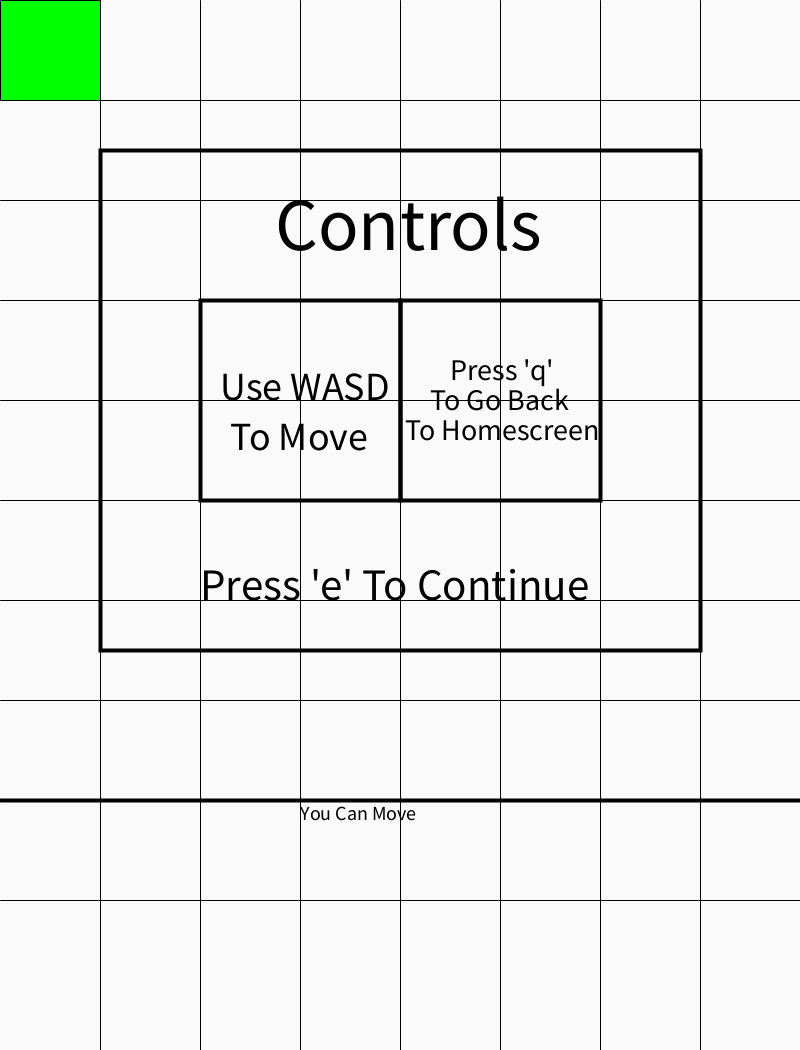
Frame 1 (no input)
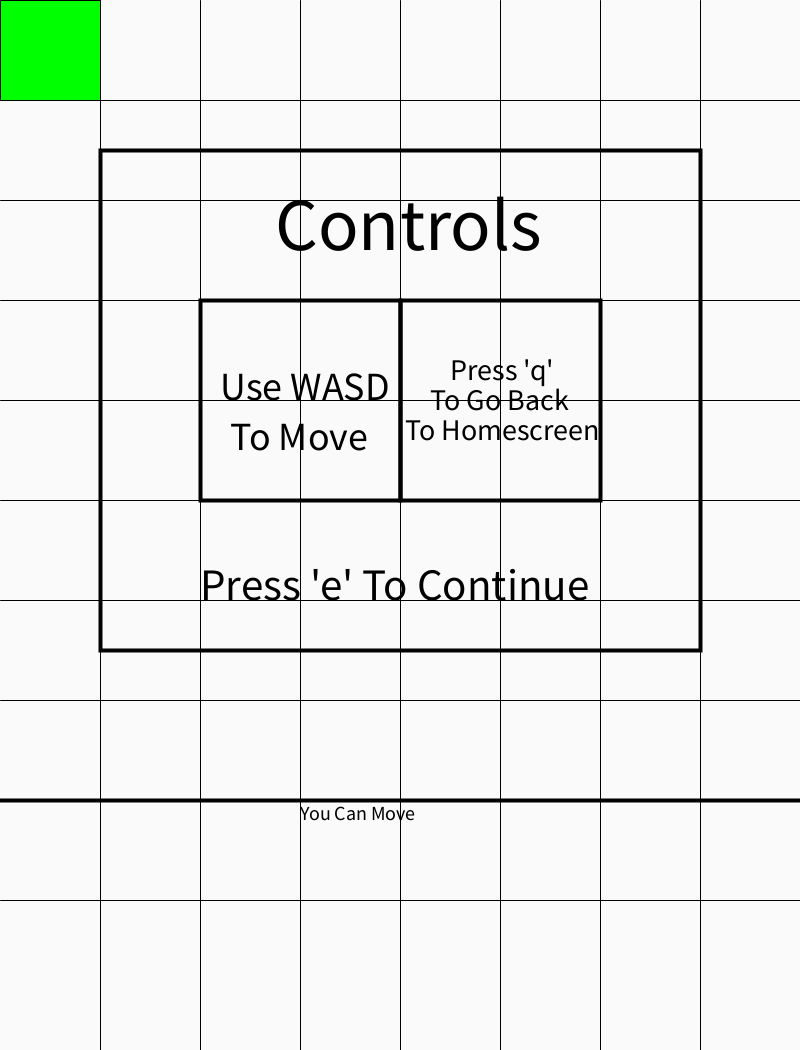
Frame 60 (the mouse pressed at the canvas centre just before this capture)
Frame 120 (the mouse held since frame 60 and released just before this capture): identical to frame 60, image omitted

The Processing sketch that drew these frames (run headless with seeded random() and noise(); from frame 60 on, the mouse is pressed at the canvas centre):

// Processing sketch: PROB_FINISHED_2D_Puzzle_Or_Something
// ── PROB_FINISHED_2D_Puzzle_Or_Something.pde
int Ppx = 0;
int Ppy = 0;
boolean Map1 = false;
boolean Map2 = false;
boolean noClip = false;
boolean Homescreen = true;
boolean Controls = true;
boolean HowToPlay = false;
boolean About = false;
boolean Map1S = false;
boolean Map2S = false;
boolean DevMode = false;

void setup () {
  size(800, 1050);
}

void draw() {
  background(250);
  map1();
  map2();
  devmode();
  player();
  homescreen();
  lines();
}

void devmode() {
  if (DevMode == true) {
    textSize(20);
    fill(0);
    text("Ppx:", 200, 820);
    text(Ppx, 250, 820);
    text("Ppy:", 430, 820);
    text(Ppy, 480, 820);

    if (noClip == false) text("noClip: false", 10, 850);
    else if (noClip == true) text("noClip: true", 10, 850);
    if (Controls == false) text("Controls: false", 10, 880);
    else if (Controls == true) text("Controls: true", 10, 880);
    if (Homescreen == false) text("Homescreen: false", 140, 880);
    else if (Homescreen == true) text("Homescreen: true", 140, 880);
    if (HowToPlay == false) text("HowToPlay: false", 10, 910);
    else if (HowToPlay == true) text("HowToPlay: true", 10, 910);
    if (About == false) text("About: false", 170, 910);
    else if (About == true) text("About: true", 170, 910);
    if (HTPm2 == false) text("HTPm2: false", 10, 940);
    else if (HTPm2 == true) text("HTPm2: true", 10, 940);

    if (Map1 == false) text("Map1: false", 300, 850);
    else if (Map1 == true) {
      text("Map1: true", 300, 850);
      text("Map1", 600, 850);
      if (gOpen1 == false) text("gOpen1: false", 600, 880);
      else if (gOpen1 == true) text("gOpen1: true", 600, 880);
      if (key11 == false) text("key11: false", 600, 910);
      else if (key11 == true) text("key11: true", 600, 910);
      if (key12 == false) text("key12: false", 600, 940);
      else if (key12 == true) text("key12: true", 600, 940);
      if (key13 == false) text("key13: false", 600, 970);
      else if (key13 == true) text("key13: true", 600, 970);
    }
    if (Map1S == false) text("Map1S: false", 400, 850);
    else if (Map1S == true) text("Map1S: true", 400, 850);
    if (Map2 == false) text("Map2: false", 300, 880);
    else if (Map2 == true) {
      text("Map2: true", 300, 880);
      text("Map2", 600, 850);
      //if (gOpen2 == false) text("gOpen2: false", 600, 880);
      //else if (gOpen2 == true) text("gOpen2: true", 600, 880);
      if (lever1 == false) text("lever1: false", 600, 910);
      else if (lever1 == true) text("lever1: true", 600, 910);
      if (key21 == 2) text("key21: 2", 600, 940);
      else if (key21 == 1) text("key21: 1", 600, 940);
      else if (key21 == 0) text("key21: 0", 600, 940);
      if (key22 == 2) text("key22: 2", 600, 970);
      else if (key22 == 1) text("key22: 1", 600, 970);
      else if (key22 == 0) text("key22: 0", 600, 970);
      if (key23 == 2) text("key23: 2", 600, 1000);
      else if (key23 == 1) text("key23: 1", 600, 1000);
      else if (key23 == 0) text("key23: 0", 600, 1000);
    }
    if (Map2S == false) text("Map2S: false", 400, 880);
    else if (Map2S == true) text("Map2S: true", 400, 880);

    noFill();
  }
}

void lines() {
  line(0, 100, 800, 100); //h
  line(0, 200, 800, 200);
  line(0, 300, 800, 300);
  line(0, 400, 800, 400);
  line(0, 500, 800, 500);
  line(0, 600, 800, 600);
  line(0, 700, 800, 700);
  line(0, 900, 800, 900);
  strokeWeight(4);
  line(0, 800, 800, 800);

  strokeWeight(1);
  line(100, 0, 100, 1050); //v
  line(200, 0, 200, 1050);
  line(300, 0, 300, 1050);
  line(400, 0, 400, 1050);
  line(500, 0, 500, 1050);
  line(600, 0, 600, 1050);
  line(700, 0, 700, 1050);
}

void player() {
  fill(0, 255, 0);
  if (Map1 == true && Map1S == false) {
    Ppx = 50;
    Ppy = 450;
    Map1S = true;
  }
  if (Map2 == true && Map2S == false) {
    Ppx = 50;
    Ppy = 50;
    Map2S = true;
  }
  rect(Ppx, Ppy, 100, 100);
}

// ── Homescreen.pde
boolean HTPm2 = false;

void homescreen() {
  if (Homescreen == true) {
    fill(0);
    noFill();
    strokeWeight(4);
    textSize(20);
    if (Ppy > 700) text("That was intended :)", Ppx+100, Ppy);
    textSize(20);
    text("You Can Move", 300, 820);
    if (Controls == true) {
      rect(100, 150, 600, 500);
      textSize(50);
      rect(200, 300, 200, 200);
      rect(400, 300, 200, 200);
      textSize(40);
      text("Use WASD", 220, 400);
      text("To Move", 230, 450);
      textSize(75);
      text("Controls", 275, 250);
      textSize(45);
      text("Press 'e' To Continue", 200, 600);
      textSize(30);
      text("Press 'q'", 450, 380);
      text("To Go Back", 430, 410);
      text("To Homescreen", 405, 440);
    }
    if (HowToPlay == false && About == false && Controls == false) {
      fill(153, 255, 255);
      rect(150, 50, 500, 200);
      textSize(90);
      fill(0);
      text("How To Play", 160, 240);
      fill(153, 255, 255);
      rect(150, 300, 500, 200);
      textSize(200);
      fill(0);
      text("Play", 200, 480);
      fill(153, 255, 255);
      rect(150, 550, 500, 200);
      textSize(175);
      fill(0);
      text("About", 160, 740);
    }
    if (HowToPlay == true) { //How to play menu
      fill(153, 255, 255);
      rect(50, 50, 700, 700);
      fill(0);
      textSize(60);
      text("How To Play:", 240, 125);
      textSize(40);
      fill(255, 153, 0);
      rect(600, 175, 50, 50);
      fill(0);
      text("These are keys", 100, 250);
      if (HTPm2 == false) text("For more tips, reach more levels", 100, 400);
      else {
        fill(128);
        rect(600, 375, 50, 50);
        fill(0);
        text("These are levers. 1 key required", 100, 450);
      }
    }
    if (About == true) {
      fill(153, 255, 255);
      rect(50, 50, 700, 700);
      fill(0);
      textSize(60);
      text("About", 240, 125);
      textSize(40);
      text("Game was made as hobby, and to get", 100, 200);
      text("better at coding while waiting for", 100, 250);
      text("next coding lesson (2 weeks).", 100, 300);
      textSize(55);
      text("Made by: Mikkel Ellegaard", 100, 500);
      textSize(50);
      text("A College Student", 100, 600);
      text("Computer Science course", 100, 650);
    }
    strokeWeight(1);
  }
}

// ── Input_Stuff.pde
void keyPressed() {

  if (Map2 == true && Ppx <= 125 && Ppy >= 175 && Ppy <= 325 && (key21 == 0 || key22 == 0 || key23 == 0)) {
    if (key == 'e') {
      lever1 = true;
      if (key21 == 0) {
        key22 = 2;
        key23 = 2;
      } else if (key22 == 0) {
        key21 = 2;
        key23 = 2;
      } else if (key23 == 0) {
        key21 = 2;
        key22 = 2;
      }
    }
  }

  if (key == 'm') DevMode = true;

  if (key == 'q') { //Goes back to main menu
    Ppx = 0;
    Ppy = 0;
    Map1 = false;
    Map2 = false;
    noClip = false;
    Homescreen = true;
    Controls = true;
    HowToPlay = false;
    About = false;
    Map1S = false;
    Map2S = false;
    key11 = false;
    key12 = false;
    key13 = false;
    gOpen1 = false;
    key21 = 2;
    key22 = 2;
    key23 = 2;
    lever1 = false;
    gOpen2 = false;
  }

  if (Controls == true && key == 'e') Controls = false;

  if (Homescreen == true) {
    if (key == 'w') Ppy = Ppy - 5;
    if (key == 'a') Ppx = Ppx - 5;
    if (key == 's') Ppy = Ppy + 5;
    if (key == 'd') Ppx = Ppx + 5;
  }

  if (noClip == true) {
    if (key == 'p') {
      noClip = false;
    }
    if (key == 'w') Ppy = Ppy - 10;
    if (key == 'a') Ppx = Ppx - 10;
    if (key == 's') Ppy = Ppy + 10;
    if (key == 'd') Ppx = Ppx + 10;
  } else if (noClip == false) {
    if (key == 'p') {
      noClip = true;
    }

    if (Map1 == true) {
      if (key == 'w') {
        if (!(Ppy == 0) &&
          !(Ppy == 405 && Ppx < 200) &&
          !(Ppy == 205 && Ppx > 100 && Ppx < 405) &&
          !(Ppy == 605 && Ppx > 100 && Ppx < 400) &&
          !(Ppy == 405 && Ppx > 300) &&
          !(Ppy == 600 && Ppx > 495 && Ppx < 605)) Ppy = Ppy - 5;
      }
      if (key == 'a') {
        if (!(Ppx == 0) &&
          !(Ppy < 205 && Ppx == 405) &&
          !(Ppy > 100 && Ppy < 600 && Ppx == 605) &&
          !(Ppy > 295 && Ppy < 405 && Ppx == 200) &&
          !(Ppy > 495 && Ppy < 605 && Ppx == 400) &&
          !(Ppy > 600 && Ppx == 210)) Ppx = Ppx - 5;
      }
      if (key == 's') {
        if (!(Ppy == 700) &&
          !(Ppy == 95 && Ppx > 200 && Ppx < 405) &&
          !(Ppy == 100 && Ppx > 595 && Ppx < 605) &&
          !(Ppy == 295 && Ppx < 200) &&
          !(Ppy == 295 && Ppx > 400) &&
          !(Ppy == 495 && Ppx > 200 && Ppx < 400) &&
          !(gOpen1 == false && Ppx < 100 && Ppy == 495)) Ppy = Ppy + 5;
      }
      if (key == 'd') {
        if (!(Ppx == 700) &&
          !(Ppx == 100 && Ppy > 95 && Ppy < 205) &&
          !(Ppx == 100 && Ppy > 495) &&
          !(Ppx == 295 && Ppy < 200) &&
          !(Ppx == 300 && Ppy > 295 && Ppy < 405) &&
          !(Ppx == 495 && Ppy > 100 && Ppy < 600)) Ppx = Ppx + 5;
      }
    }

    if (Map2 == true) {
      if (key == 'w') {
        if (!(Ppy == 0) &&
          !(Ppx < 200 && Ppy == 205) &&
          !(Ppx > 400 && Ppx < 500 && Ppy == 205) &&
          !(Ppx > 295 && Ppx < 405 && Ppy == 400) &&
          !(Ppx > 495 && Ppx < 605 && Ppy == 400) &&
          !(Ppx < 200 && Ppy == 405) &&
          !(Ppx > 300 && Ppx < 500 && Ppy == 605)) Ppy = Ppy - 5;
      }
      if (key == 'a') {
        if (!(Ppx == 0) &&
          !(Ppx == 200 && Ppy > 95 && Ppy < 205) &&
          !(Ppx == 200 && Ppy > 295 && Ppy < 405) &&
          !(Ppx == 205 && Ppy > 500) &&
          !(Ppx == 405 && Ppy < 400) &&
          !(Ppx == 605 && Ppy > 95 && Ppy < 400) &&
          !(Ppx == 605 && Ppy > 495)) Ppx = Ppx - 5;
      }
      if (key == 's') {
        if (!(Ppy == 700) &&
          !(Ppx < 200 && Ppy == 95) &&
          !(Ppx > 400 && Ppx < 605 && Ppy == 95) &&
          !(Ppx < 200 && Ppy == 295) &&
          !(Ppx > 95 && Ppx < 205 && Ppy == 500) &&
          !(Ppx > 300 && Ppx < 605 && Ppy == 495) &&
          !(gOpen2 == false && Ppx > 605 && Ppy == 495)) Ppy = Ppy + 5;
      }
      if (key == 'd') {
        if (!(Ppx == 700) &&
          !(Ppx == 95 && Ppy > 500) &&
          !(Ppx == 295 && Ppy < 400) &&
          !(Ppx == 300 && Ppy > 495 && Ppy < 605) &&
          !(Ppx == 495 && Ppy > 200 && Ppy < 400) &&
          !(Ppx == 495 && Ppy > 600)) Ppx = Ppx + 5;
      }
    }
  }
}
void mouseClicked() {
  int x = mouseX;
  int y = mouseY;

  if (Homescreen == true) { //Homescreen
    if (x > 150 && x < 650 && y > 50 && y < 250 && Controls == false) HowToPlay = true; //How To Play button
    if (x > 150 && x < 650 && y > 300 && y < 500 && Controls == false) { //Play button
      Map1 = true;
      Homescreen = false;
    }
  }
  if (x > 150 && x < 650 && y > 550 && y < 750 && Controls == false) About = true; //About button

  if (Map1 == true && DevMode == true) {
    if (x > 700 && y > 700 && y < 800) {
      Map1 = false;
      Map2 = true;
    }
  }
}

// ── Map_1.pde
boolean key11 = false;
boolean key12 = false;
boolean key13 = false;
boolean gOpen1 = false;

void map1() {
  if (Map1 == true) {
    if (DevMode == true) {
      fill(0, 0, 255);
      rect(700, 700, 100, 100);
      fill(0);
      textSize(50);
      text("SKIP", 700, 770);
      noFill();
    }

    if (key11 == false) { //key 1
      fill(255, 128, 0);
      if (Ppx > 175 && Ppx < 325 && Ppy < 125) {
        noFill();
        key11 = true;
      }
      rect(275, 75, 50, 50);
    }

    if (key12 == false) { //key 2
      fill(255, 128, 0);
      if (Ppx > 575 && Ppx < 725 && Ppy > 175 && Ppy < 325) {
        noFill();
        key12 = true;
      }
      rect(675, 275, 50, 50);
    }

    if (key13 == false) { //key 3
      fill(255, 128, 0);
      if (Ppx > 375 && Ppx < 525 && Ppy > 575 && Ppy < 725) {
        noFill();
        key13 = true;
      }
      rect(475, 675, 50, 50);
    }

    fill(0); //walls
    rect(0, 395, 200, 10); //hori
    rect(200, 195, 200, 10);
    rect(400, 395, 400, 10);
    rect(200, 595, 200, 10);

    rect(395, 0, 10, 205); //vert
    rect(595, 200, 10, 400);
    rect(200, 600, 10, 200);

    if (key11 == true && key12 == true && key13 == true) {
      fill(255, 200, 200);
      gOpen1 = true;
    } else fill(255, 0, 0);
    rect(0, 595, 200, 10);

    fill(0, 0, 255); //Exit
    rect(0, 605, 5, 195);

    if (Map1 == true && Ppy > 505 && Ppy < 800 && Ppx < 5) {
      Map1 = false;
      Map2 = true;
      HTPm2 = true;
    }
  }
}

// ── Map_2.pde
// 2 = not picked up, 0 = picked up, 1 = pull lever
int key21 = 2;
int key22 = 2;
int key23 = 2;
boolean lever1 = false;
boolean gOpen2 = false;

void map2() {  
  if (Map2 == true) {

    if (Ppx > 500 && Ppy >= 695) {
    Ppx = 0;
    Ppy = 0;
    Map1 = false;
    Map2 = false;
    noClip = false;
    Homescreen = true;
    Controls = false;
    HowToPlay = false;
    About = false;
    Map1S = false;
    Map2S = false;
    key11 = false;
    key12 = false;
    key13 = false;
    gOpen1 = false;
    key21 = 2;
    key22 = 2;
    key23 = 2;
    lever1 = false;
    gOpen2 = false;
  }
    
    if (key21 == 2) { //key 1
      fill(255, 128, 0);
      if (Ppx > 375 && Ppx < 525 && Ppy < 125) {
        key21 = 0;
        if (lever1 == false) {
          key22 = 1;
          key23 = 1;
        }
      }
    } else if (key21 == 1) fill(255, 204, 153);
    if (key21 == 2 || key21 == 1) rect(475, 75, 50, 50);

    if (key22 == 2) { //key 2
      fill(255, 128, 0);
      if (Ppx > 575 && Ppx < 725 && Ppy > 175 && Ppy < 325 && key22 == 2) {
        key22 = 0;
        if (lever1 == false) {
          key21 = 1;
          key23 = 1;
        }
      }
    } else if (key22 == 1) fill(255, 204, 153);
    if (key22 == 2 || key22 == 1) rect(675, 275, 50, 50);

    if (key23 == 2) { //key 3
      fill(255, 128, 0);
      if (Ppx > 175 && Ppx < 325 && Ppy > 575 && Ppy < 725 && key23 == 2) {
        key23 = 0;
        if (lever1 == false) {
          key21 = 1;
          key22 = 1;
        }
      }
    } else if (key23 == 1) fill(255, 204, 153);
    if (key23 == 2 || key23 == 1) rect(275, 675, 50, 50);

    if (lever1 == false) { //lever
      fill(128, 128, 128);
      if (Ppx <= 125 && Ppy >= 175 && Ppy <= 325 && (key21 == 0 || key22 == 0 || key23 == 0)) {
        fill(0);
        textSize(20);
        text("Press e", Ppx+100, Ppy);
        fill(192, 192, 192);
      }
      rect(75, 275, 50, 50);
    }

    if (lever1 == true && key21 == 0 && key22 == 0 && key23 == 0) {
      fill(255, 200, 200);
      gOpen2 = true;
    } else fill(255, 0, 0);
    rect(605, 595, 205, 10);

    fill(0, 0, 255);
    rect(605, 795, 195, 5);

    fill(0);
    rect(0, 195, 200, 10); //h walls
    rect(400, 195, 205, 10);
    rect(0, 395, 200, 10);
    rect(400, 595, 205, 10);

    rect(395, 0, 10, 400); //v walls
    rect(595, 200, 10, 200);
    rect(195, 600, 10, 200);
    rect(595, 600, 10, 200);
  }
}
